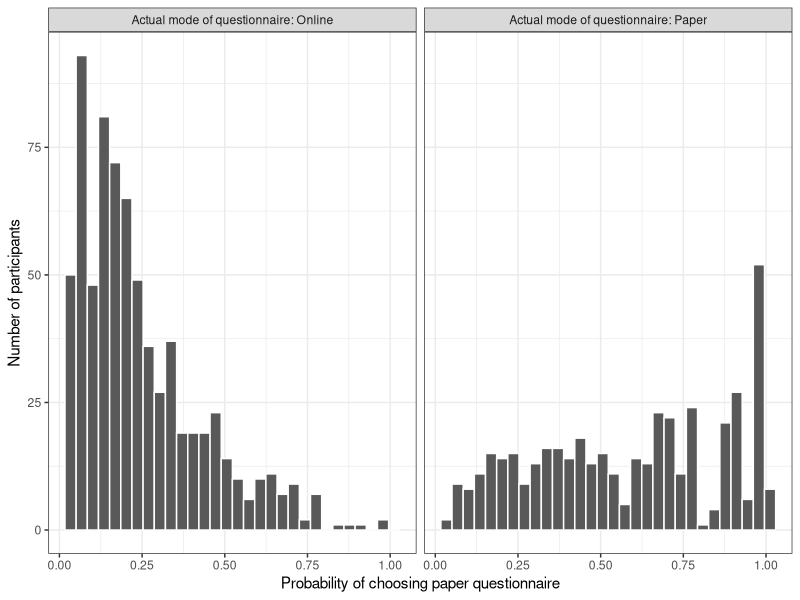

Source code (R):

# 2017-03-08
# Calculate propensity score for social contact survey
# Treatment - Paper questionnaire
# Control - Online questionnaire
# https://stanford.edu/~ejdemyr/r-tutorials-archive/tutorial8.html

rm(list=ls());
library(MatchIt);
library(dplyr);
library(ggplot2);
library(MASS);

# 1. data
dataTable = read.csv('regrTable_total_time.csv',header = TRUE,stringsAsFactors = FALSE);
ageWeights = read.csv('age_census_weights.csv',header=TRUE,stringsAsFactors = FALSE);
dataTable = merge(dataTable,ageWeights,by.x='participant_code',by.y='participant_code');
# mode of survey: paper = 1, online = 0;
dataTable$mode_survey[dataTable$mode_survey==2]=0;
# gender: male = 0; female = 1
dataTable$gender = dataTable$gender-1;
# age:0-10, 11-20, 21-40, 41-65, >65
dataTable$age_or_mid_range = findInterval(dataTable$age_or_mid_range,c(-1,10,20,40,65,101),left.open = TRUE);
dataTable$age_or_mid_range = factor(dataTable$age_or_mid_range,labels = c('0-10','11-19','21-40','41-65','>65'));
# weekday/weekend: weekday = 0, weekend = 1
dataTable$actual_week_day[dataTable$actual_week_day %in% 1:5] = 0;
dataTable$actual_week_day[dataTable$actual_week_day %in% 6:7] = 1;
# household size: continuous 
dataTable$num_usual_contacts = dataTable$num_usual_contacts + 1;
# education: primary or below, secondary, post-secondary, unknown
dataTable$edu[dataTable$edu>10]=999;
dataTable$edu = factor(dataTable$edu,labels = c('primary','secondary','postsec','unknown'));
# income level
dataTable$income_mid_range[dataTable$income_mid_range %in% 1:2] = 0;
dataTable$income_mid_range[dataTable$income_mid_range %in% 3:4] = 1;
dataTable$income_mid_range[dataTable$income_mid_range %in% 5:7] = 2;
dataTable$income_mid_range[dataTable$income_mid_range %in% 8:11] = 3;
dataTable$income_mid_range[dataTable$income_mid_range>100] = 4;
dataTable$income_mid_range = factor(dataTable$income_mid_range,labels = c('<10k','10-19k','20-39k','>=40k','unknown'));

# 2. Propensity score estimation
# glm regression
dataTable$houseSize = findInterval(dataTable$num_usual_contacts,c(0,1,2,3,4),left.open = TRUE);
dataTable$houseSize = factor(dataTable$houseSize,labels = c('1','2','3','4','>=5'));
estPS = glm(mode_survey~gender+age_or_mid_range+actual_week_day+houseSize+edu+income_mid_range,
            family = binomial(),data = dataTable);
summary(estPS)
estPSCI = cbind(Estimate = coef(estPS), confint(estPS))
round(exp(estPSCI),digits=3)

# predict of propensity score
predPS = data.frame(participant_code = dataTable$participant_code,
                    mode_survey = dataTable$mode_survey,
                    pred_ps = predict(estPS,type = 'response'));
# examine the distribution of propensity score
labs <- paste("Actual mode of questionnaire:", c("Paper", "Online"))
predPS %>%
  mutate(mode_survey = ifelse(mode_survey == 1, labs[1], labs[2])) %>%
  ggplot(aes(x = pred_ps)) +
  geom_histogram(color = "white") +
  facet_wrap(~mode_survey) +
  xlab("Probability of choosing paper questionnaire") +
  ylab("Number of participants")+
  theme_bw()

# 3. Matching algorithm
matchData = matchit(mode_survey~gender+age_or_mid_range+actual_week_day+num_usual_contacts+edu+income_mid_range,
                    method = 'nearest',data = dataTable);
matchDataTab = match.data(matchData);
write.csv(matchDataTab,'regrTab_total_time_matchedPS.csv',row.names = FALSE);
# demographics of the matched sample
table(matchDataTab$gender)
table(matchDataTab$age_or_mid_range)
table(matchDataTab$actual_week_day)
table(matchDataTab$num_usual_contacts)
table(matchDataTab$edu)
table(matchDataTab$income_mid_range)
table(matchDataTab$mode_survey)

# 4. Demographics in PS-matched samples: standard difference
matChar = c('original','matched');
bsChar = c('gender','age_or_mid_range','actual_week_day','houseSize','edu','income_mid_range');
bsBinary = c('gender','actual_week_day');
bsDichron = c('age_or_mid_range','houseSize','edu','income_mid_range');

for(iiMatch in matChar){
  if(iiMatch=='original'){
    iiDataTab = dataTable;
  }
  else{
    iiDataTab = matchDataTab;
  }
  rec = data.frame(covar=NA,std_diff=NA);
  for(iiFac in bsChar){
    if(iiFac %in% bsBinary){
      pTr = sum(iiDataTab[iiDataTab$mode_survey==1,iiFac])/length(iiDataTab[iiDataTab$mode_survey==1,iiFac]);
      pCtrl = sum(iiDataTab[iiDataTab$mode_survey==0,iiFac])/length(iiDataTab[iiDataTab$mode_survey==0,iiFac]);
      stdDiff = 100*(pTr-pCtrl)/sqrt((pTr*(1-pTr)+pCtrl*(1-pCtrl))/2);
      rec = rbind(rec,data.frame(covar=iiFac,std_diff=stdDiff));
    }
    else if (iiFac %in% bsDichron){
      pTr = as.numeric(table(iiDataTab[iiDataTab$mode_survey==1,iiFac])/length(iiDataTab[iiDataTab$mode_survey==1,iiFac]));
      pCtrl = as.numeric(table(iiDataTab[iiDataTab$mode_survey==0,iiFac])/length(iiDataTab[matchDataTab$mode_survey==0,iiFac]));
      pTr = pTr[2:length(pTr)];
      pCtrl = pCtrl[2:length(pCtrl)];
      covMatr = matrix(NA,nrow=length(pTr),ncol=length(pCtrl));
      for(iiTr in 1:length(pTr)){
        for(iiCtrl in 1:length(pCtrl)){
          if(iiTr==iiCtrl){
            covMatr[iiTr,iiCtrl] = (pTr[iiTr]*(1-pTr[iiTr])+pCtrl[iiCtrl]*(1-pCtrl[iiCtrl]))/2;
          }
          else{
            covMatr[iiTr,iiCtrl] = (pTr[iiTr]*pTr[iiCtrl]+pCtrl[iiTr]*pCtrl[iiCtrl])/2;
          }
        }
      }
      stdDiff = 100*sqrt(((pTr-pCtrl)%*%covMatr)%*%t(t(pTr-pCtrl)));
      rec = rbind(rec,data.frame(covar=rep(iiFac,length(stdDiff)),std_diff=stdDiff));
    }
    else if (iiFac %in% bsContin){
      mTr = mean(iiDataTab[iiDataTab$mode_survey==1,iiFac]);
      varTr = var(iiDataTab[iiDataTab$mode_survey==1,iiFac]);
      mCtrl = mean(iiDataTab[iiDataTab$mode_survey==0,iiFac]);
      varCtrl = var(iiDataTab[iiDataTab$mode_survey==0,iiFac]);
      stdDiff = 100*(mTr-mCtrl)/sqrt((varTr+varCtrl)/2);
      rec = rbind(rec,data.frame(covar=iiFac,std_diff=stdDiff));
    }
  }
  rec = rec[2:length(rec[,1]),];
  if(iiMatch=='original'){
    overallRec = rec;
  }
  else{
    overallRec = cbind(overallRec,rec);
  }
}
print(overallRec)

# 5. Examining covariate balance in the matched sample
# Estimating treatment effects
# i.e. the effect of choice of paper/online questionnaire on the total contact time
# Matched samples
matchedNB = glm.nb(total_hrs_participant~gender+age_or_mid_range+actual_week_day+num_usual_contacts+edu+income_mid_range+mode_survey,
                   data = matchDataTab,
                   weights = matchDataTab$age_weights);
summary(matchedNB)
matchedNBCI = cbind(Estimate = coef(matchedNB), confint(matchedNB));
expcoeff = round(exp(matchedNBCI),digits=3);
expcoeff


# Original samples
originalNB = glm.nb(total_hrs_participant~gender+age_or_mid_range+actual_week_day+num_usual_contacts+edu+income_mid_range+mode_survey,
                    data = dataTable,
                    weights = dataTable$age_weights);
summary(originalNB)
originalNBCI = cbind(Estimate = coef(originalNB), confint(originalNB))
expcoeff = round(exp(originalNBCI),digits=3);
expcoeff

# 5. Inverse Probability of Treatment Weighting
predPS = cbind(predPS,
               data.frame(inv_ps_paper = 1/predPS$pred_ps,
                          inv_ps_online = 1/(1-predPS$pred_ps),
                          IPTW = predPS$mode_survey/predPS$pred_ps + (1-predPS$mode_survey)/(1-predPS$pred_ps)));
predPS = cbind(predPS,
               data.frame(PT = 1/predPS$IPTW));
write.csv(predPS,'predicted_propensity_score.csv',row.names = FALSE);
